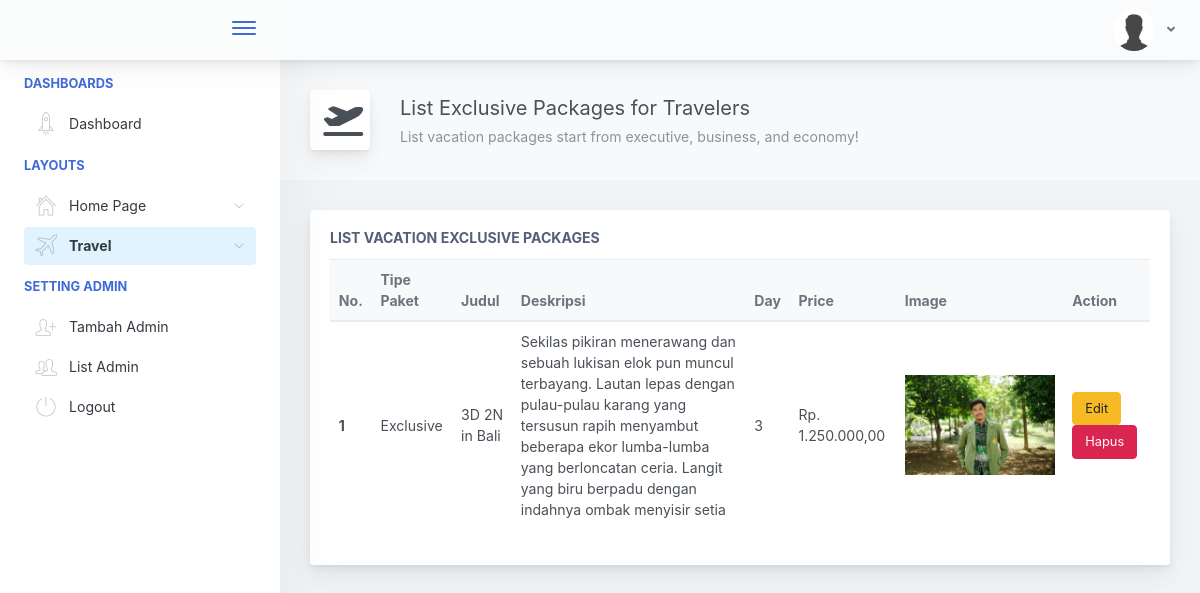
Page /Administrator/Paket/1 on the committed database.
### tables this page shows
CREATE TABLE `paket` (
  `paket_id` varchar(20) NOT NULL,
  `admin_id` int(11) NOT NULL,
  `kategori_id` int(11) NOT NULL,
  `img_paket` varchar(100) DEFAULT NULL,
  `judul` varchar(50) NOT NULL,
  `deskripsi` text NOT NULL,
  `max_person` int(10) NOT NULL,
  `durasi` varchar(50) NOT NULL,
  `harga` int(15) NOT NULL,
  `fas_bedroom` int(15) NOT NULL,
  `fas_bathroom` int(15) NOT NULL,
  `fas_tv` int(15) NOT NULL,
  `fas_inet` int(15) NOT NULL
);

### application/controllers/Administrator.php (called while the page is built, shortened)
<?php
class Administrator extends CI_Controller
{
  function __construct()
  {
    $this->load->model('M_Login');
    $this->load->model('M_Admin');
    $this->load->model('M_User');
    $this->load->model('M_Kategori');
    $this->load->model('M_Paket');
    $this->load->model('M_Testimoni');
  }
  function Paket($kategori_id)
  {
    $data['paket'] = $this->M_Paket->getPaketKategori($kategori_id);
    $this->load->view('admin/travel/paket',$data);
  }
}
 ?>

### index.php (called while the page is built, shortened)
<?php
require_once BASEPATH.'core/CodeIgniter.php';

### application/models/M_Paket.php (called while the page is built, shortened)
<?php
class M_Paket extends CI_Model
{
  function getPaketKategori($kategori_id){
  $paket = $this->db->get_where('paket',array('kategori_id'=>$kategori_id))
          ->result();
  return $paket;
  }
}
 ?>

### application/views/admin/travel/paket.php (the view, shortened to what this page needs)
<!doctype html>
<html lang="en">
<head>
	<link href="<?= base_url('assets\frontend\libraries\font-awesome-5\css\fontawesome-all.min.css') ?>" rel="stylesheet" media="all">
	<link href="<?= base_url('assets\backend\style\main.css')?>" rel="stylesheet">
</head>
<body>
  <?php $admin_data = $this->session->userdata('admin_data');  ?>
    <div class="app-container app-theme-white body-tabs-shadow fixed-sidebar fixed-header">
	    <?php require_once APPPATH."views\admin\layout\layout.navbar.php" ?>
        <div class="app-main">
            <div class="app-sidebar sidebar-shadow">
                <div class="scrollbar-sidebar">
                    <div class="app-sidebar__inner">
                        <ul class="vertical-nav-menu">
                            <li class="app-sidebar__heading">Dashboards</li>
                            <li>
                                <a href="<?= base_url('Administrator/Dashboard') ?>">
                                    <i class="metismenu-icon pe-7s-rocket"></i>
                                    Dashboard
                                </a>
                            </li>
                            <li class="app-sidebar__heading">Layouts</li>
                            <li>
                                <a href="#">
                                    <i class="metismenu-icon pe-7s-home"></i>
                                        Home Page
                                    <i class="metismenu-state-icon pe-7s-angle-down caret-left"></i>
                                </a>
                            </li>
                            <li>
                                <a href="#" class="mm-active">
                                    <i class="metismenu-icon pe-7s-plane"></i>
                                        Travel
                                    <i class="metismenu-state-icon pe-7s-angle-down caret-left"></i>
                                </a>
                            </li>
                            <li class="app-sidebar__heading">SETTING ADMIN</li>
                            <li>
                                <a href="<?= base_url('Administrator/Add_admin') ?>">
                                    <i class="metismenu-icon pe-7s-add-user"></i>
                                    Tambah Admin
                                </a>
                                <a href="<?= base_url('Administrator/List_admin') ?>">
                                    <i class="metismenu-icon pe-7s-users"></i>
                                    List Admin
                                </a>
                                <a href="#" onclick="logout_admin<?= $admin_data['username'] ?>()" class="dropdown-item">
                                    <i class="metismenu-icon pe-7s-power"></i>
                                    Logout
                                </a>
                            </li>
                        </ul>
                    </div>
                </div>
            </div>
            <div class="app-main__outer">
                <div class="app-main__inner">
                    <div class="app-page-title">
                        <div class="page-title-wrapper">
                            <div class="page-title-heading">
                                <div class="page-title-icon">
                                    <i class="fas fa-plane-departure"></i>
                                </div>
                                <div>List <?php if ($paket[0]->kategori_id == 1) {
                                  echo "Exclusive";
                                } elseif ($paket[0]->kategori_id == 2) {
                                  echo "Business";
                                } elseif ($paket[0]->kategori_id == 3) {
                                  echo "Economic";
                                }?> Packages for Travelers
                                    <div class="page-title-subheading">List vacation packages start from executive, business, and economy!
                                    </div>
                                </div>
                            </div>
                        </div>
                    </div>
                    <div class="row">
                        <div class="col-lg-12">
                            <div class="main-card mb-3 card">
                                <div class="card-body">
                                    <h5 class="card-title">List Vacation <?php if ($paket[0]->kategori_id == 1) {
                                      echo "Exclusive";
                                    } elseif ($paket[0]->kategori_id == 2) {
                                      echo "Business";
                                    } elseif ($paket[0]->kategori_id == 3) {
                                      echo "Economic";
                                    }?> Packages</h5>
                                    <div class="add-package-content">
                                        <table class="table">
                                            <thead class="thead-light">
                                                <tr>
                                                    <th scope="col">No.</th>
                                                    <th scope="col">Tipe Paket</th>
                                                    <th scope="col">Judul</th>
                                                    <th scope="col">Deskripsi</th>
                                                    <th scope="col">Day</th>
                                                    <th scope="col">Price</th>
                                                    <th scope="col">Image</th>
                                                    <th scope="col">Action</th>
                                                </tr>
                                            </thead>
                                            <?php $no = 1; foreach ($paket as $dataPaket) { ?>
                                            <tbody>
                                                <tr>
                                                    <th scope="row"><?= $no;  ?></th>
                                                    <td><?php if ($dataPaket->kategori_id == 1) {
                                                      echo "Exclusive";
                                                    } elseif ($dataPaket->kategori_id == 2) {
                                                      echo "Business";
                                                    } else {
                                                      echo "Economic";
                                                    }
                                                      ?></td>
                                                    <td><?= $dataPaket->judul ?></td>
                                                    <td><?= $dataPaket->deskripsi ?></td>
                                                    <td><?= $dataPaket->durasi ?></td>
                                                    <td>Rp. <?= number_format($dataPaket->harga, 2, ',', '.') ?></td>
                                                    <td><img src="<?= base_url('/assets/frontend/images/admin/paket/'.$dataPaket->img_paket) ?>" style="width: 150px; height: 100px;"></td>
                                                    <td>
                                                        <a href="#" onclick="editPaket<?= $dataPaket->paket_id ?>()" class="btn btn-warning">Edit</a>
                                                        <a href="#" onclick="delete_paket<?= $dataPaket->paket_id ?>()" class="btn btn-danger">Hapus</a>
                                                    </td>
                                                </tr>
                                            </tbody>
                                          <?php $no++; } ?>
                                        </table>
                                    </div>
                                </div>
                            </div>
                        </div>
                    </div>
                </div>
            </div>
        </div>
    </div>
</body>
</html>

### rows in the picture
paket: shows "Exclusive", judul "3D 2N in Bali", deskripsi "Sekilas pikiran menerawang dan sebuah lukisan elok pun muncul terbayang. Lautan lepas dengan pulau-pulau karang yang tersusun rapih menyambut beberapa ekor lumba-lumba yang berloncatan ceria. Langit yang biru berpadu dengan indahnya ombak menyisir setia", durasi "3", harga "1.250.000,00", img_paket (picture)
